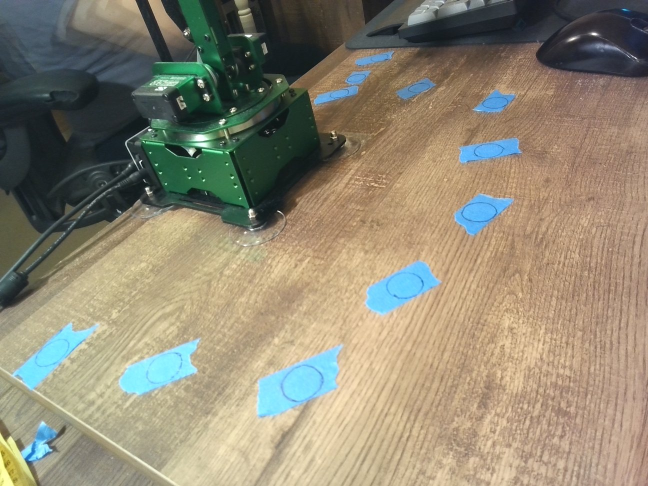
#> input picture impala/agenttools/arc/gecko-still-3-small.jpg, 1296 x 972 px (shown at 1/2 size)
$ python camera-moved.py gecko-still-3-small.jpg paper-cubes-camera.jpg
#> lines starting #> are read from the running program, lines starting #| are printed output that depends on the picture
"""How far a frame has moved against another, on what does not move: matched features, a homography, then the
median shift of the desk round the arm and of the arm's base. No arm.

python camera-moved.py a.png b.png
"""
import sys

import cv2
import numpy as np

a = cv2.imread(sys.argv[1], cv2.IMREAD_GRAYSCALE)
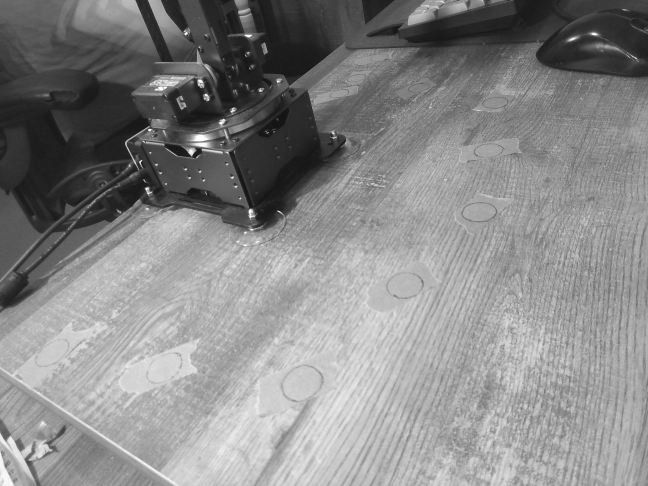
#> a: shape (972, 1296) (shown at 1/2 size); min 7, max 255, mean 135.6
b = cv2.imread(sys.argv[2], cv2.IMREAD_GRAYSCALE)
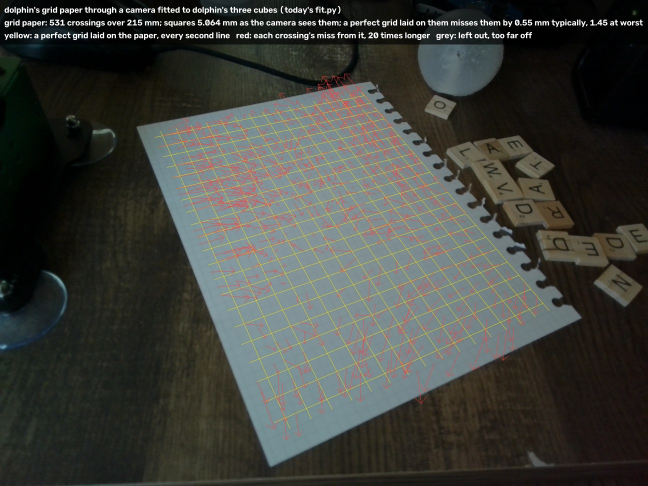
#> input picture impala/agenttools/arc/paper-cubes-camera.jpg, 1296 x 972 px (shown at 1/2 size)
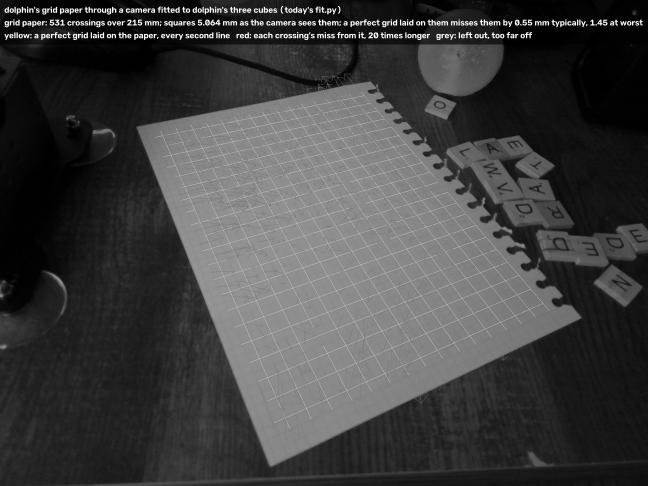
#> b: shape (972, 1296) (shown at 1/2 size); min 0, max 255, mean 65.1
sift = cv2.SIFT_create(8000)
ka, da = sift.detectAndCompute(a, None)
#> ka = 5588 keypoints; strongest (x, y, size): (382, 303, 8.1), (666, 276, 1.8), (559, 423, 2.2), (299, 260, 3.4)
kb, db = sift.detectAndCompute(b, None)
#> kb = 2303 keypoints; strongest (x, y, size): (1042, 50, 1.8), (407, 50, 1.8), (92, 50, 1.9), (321, 44, 1.8)
matches = cv2.BFMatcher().knnMatch(da, db, k=2)
#> matches = 5588 matches
good = [m for m, n in matches if m.distance < 0.7 * n.distance]
#> good = 15 matches
pa = np.float32([ka[m.queryIdx].pt for m in good])
#> pa = 15 rows, first 8: [271, 922], [296.1, 62.99], [326.4, 14.56], [351.6, 50.38], [501.1, 422.3], [567.8, 788.5], [591.6, 411.2], [839.8, 555.3]
pb = np.float32([kb[m.trainIdx].pt for m in good])
#> pb = 15 rows, first 8: [412.4, 80.65], [952.1, 89.9], [895, 200.1], [952.1, 89.9], [941.1, 368.7], [1224.2, 491.7], [629.1, 181.6], [1224.2, 491.7]
H, inl = cv2.findHomography(pa, pb, cv2.RANSAC, 1.5)
#> H = [[1.28, -2.79, 694.2], [0.577, -1.15, 219.2], [0.000577, -0.00209, 1]]; inl = [0, 0, 0, 0, 0, 0, 1, 0, 0, 0, 1, 1, 0, 1, 0]
inl = inl.ravel().astype(bool)
#> inl = [False, False, False, False, False, False, True, False, False, False, True, True, False, True, False]
d = pb[inl] - pa[inl]
#> d = [[37.51, -229.6], [213.6, 294.8], [-443.2, -550.1], [-101.9, -315.4]]
print(f"{inl.sum()} of {len(good)} matches agree; shift median ({np.median(d[:, 0]):+.2f}, {np.median(d[:, 1]):+.2f}) px, "
      f"spread {np.median(np.linalg.norm(d - np.median(d, 0), axis=1)):.2f} px")
#| 4 of 15 matches agree; shift median (-32.17, -272.51) px, spread 288.91 px
for label, (x, y) in (("the base", (1000, 700)), ("front of the desk", (1300, 1500)), ("far desk", (1800, 400)),
                      ("left desk", (400, 1200))):
    q = cv2.perspectiveTransform(np.float32([[[x, y]]]), H)[0, 0]
    print(f"  {label:18s} ({x}, {y}) moved ({q[0] - x:+.2f}, {q[1] - y:+.2f}) px")
#> this loop made 4 passes
#> q on passes 1 to 4: [166.6, -82.63], [1317.5, 545.8], [1559.3, 663.7], [1672.3, 728.1]
#|   the base           (1000, 700) moved (-833.38, -782.63) px
#|   front of the desk  (1300, 1500) moved (+17.50, -954.17) px
#|   far desk           (1800, 400) moved (-240.74, +263.70) px
#|   left desk          (400, 1200) moved (+1272.33, -471.88) px
